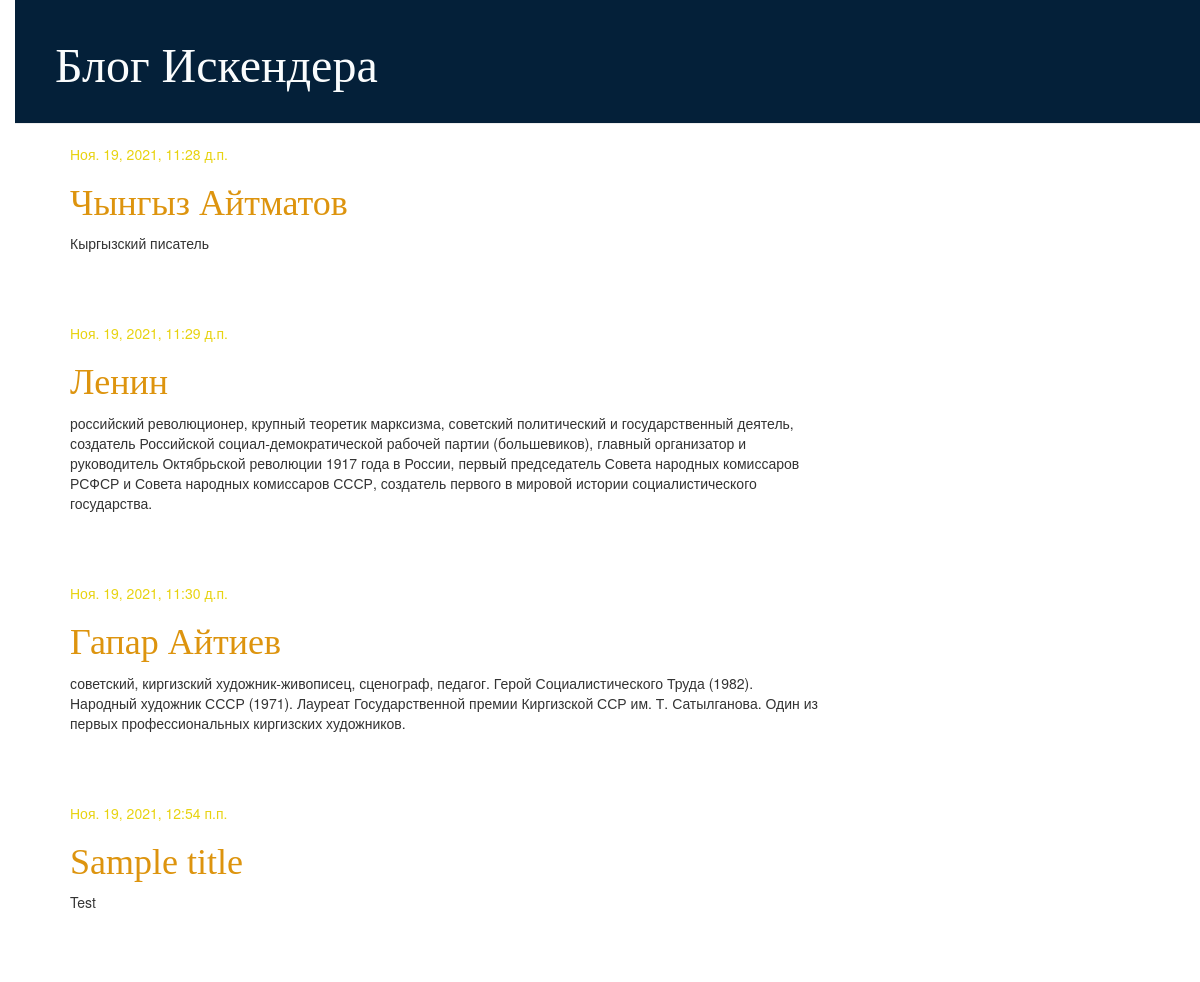
The app's page /, older data.
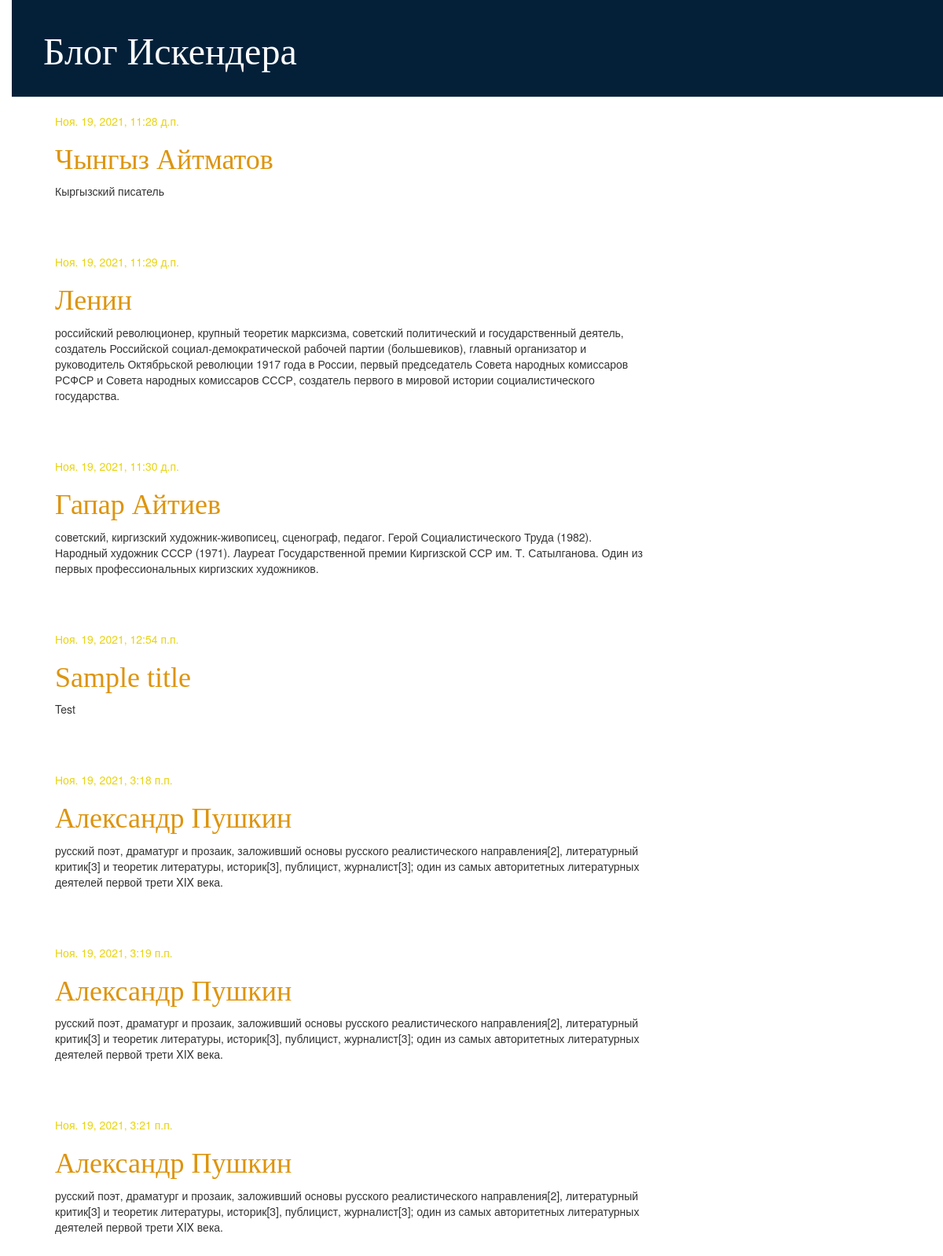
The same page, newer data.
### blog/models.py (models this page shows, shortened)
class Post(models.Model):
    author = models.ForeignKey(settings.AUTH_USER_MODEL, on_delete=models.CASCADE)
    title = models.CharField(max_length=200)
    text = models.TextField()
    created_date = models.DateTimeField(default=timezone.now)
    published_date = models.DateTimeField(blank=True, null=True)

### blog/views.py (the view)
# urls.py: path('', views.post_list, name='post_list'),
def post_list(request):
    posts = Post.objects.filter(published_date__lte=timezone.now()).order_by('published_date')
    return render(request, 'blog/post_list.html', {'posts': posts})

### blog/templates/blog/post_list.html
{% extends 'blog/base.html' %}
{% block content %}
    {% for post in posts %}
        <div class="post">
            <div class="date">
                {{ post.published_date }}
            </div>
            <h1><a href="{% url 'post_detail' pk=post.pk %}">{{ post.title }}</a></h1>
            <p>{{ post.text|linebreaksbr }}</p>
        </div>
    {% endfor %}
{% endblock %}

### blog/templates/blog/base.html (shortened to what this page needs)
{% load static %}
<html>
    <head>
        <link rel="stylesheet" href="//maxcdn.bootstrapcdn.com/bootstrap/3.2.0/css/bootstrap.min.css">
        <link rel="stylesheet" href="//maxcdn.bootstrapcdn.com/bootstrap/3.2.0/css/bootstrap-theme.min.css">
        <link rel="stylesheet" href="{% static 'css/blog.css' %}">
    </head>
 <body>
     <div class="page-header">
         <h1><a href="/">Блог Искендера</a></h1>
     </div>
     <div class="content container">
         <div class="row">
             <div class="col-md-8">
             {% block content %}
             {% endblock %}
             </div>
         </div>
     </div>
 </body>
</html>

### blog/static/css/blog.css (style rules this page uses)
h1 a { color: #0e0c4b; font-family: 'Montagu Slab'; }
body { padding-left: 15px; }
.page-header { background-color: #042039; margin-top: 0; padding: 20px 20px 20px 40px; }
.page-header h1, .page-header h1 a, .page-header h1 a:visited, .page-header h1 a:active { color: #fafcfd; font-size: 36pt; text-decoration: none; }
.content { margin-left: 40px; }
h1, h2, h3, h4 { font-family: 'Montagu Slab', cursive; }
.date { color: #e8d310; }
.post { margin-bottom: 70px; }
.post h1 a, .post h1 a:visited { color: #dd940e; }

Row changes from the older to the newer data that the page shows:
added Post: published_date "Ноя. 19, 2021, 3:18 п.п.", title "Александр Пушкин", text "русский поэт, драматург и прозаик, заложивший основы русского реалистического направления[2], литературный критик[3] и теоретик литературы, историк[3], публицист, журналист[3]; один из самых авторитетных литературных деятелей первой трети XIX века."
added Post: published_date "Ноя. 19, 2021, 3:19 п.п.", title "Александр Пушкин", text "русский поэт, драматург и прозаик, заложивший основы русского реалистического направления[2], литературный критик[3] и теоретик литературы, историк[3], публицист, журналист[3]; один из самых авторитетных литературных деятелей первой трети XIX века."
added Post: published_date "Ноя. 19, 2021, 3:21 п.п.", title "Александр Пушкин", text "русский поэт, драматург и прозаик, заложивший основы русского реалистического направления[2], литературный критик[3] и теоретик литературы, историк[3], публицист, журналист[3]; один из самых авторитетных литературных деятелей первой трети XIX века."
